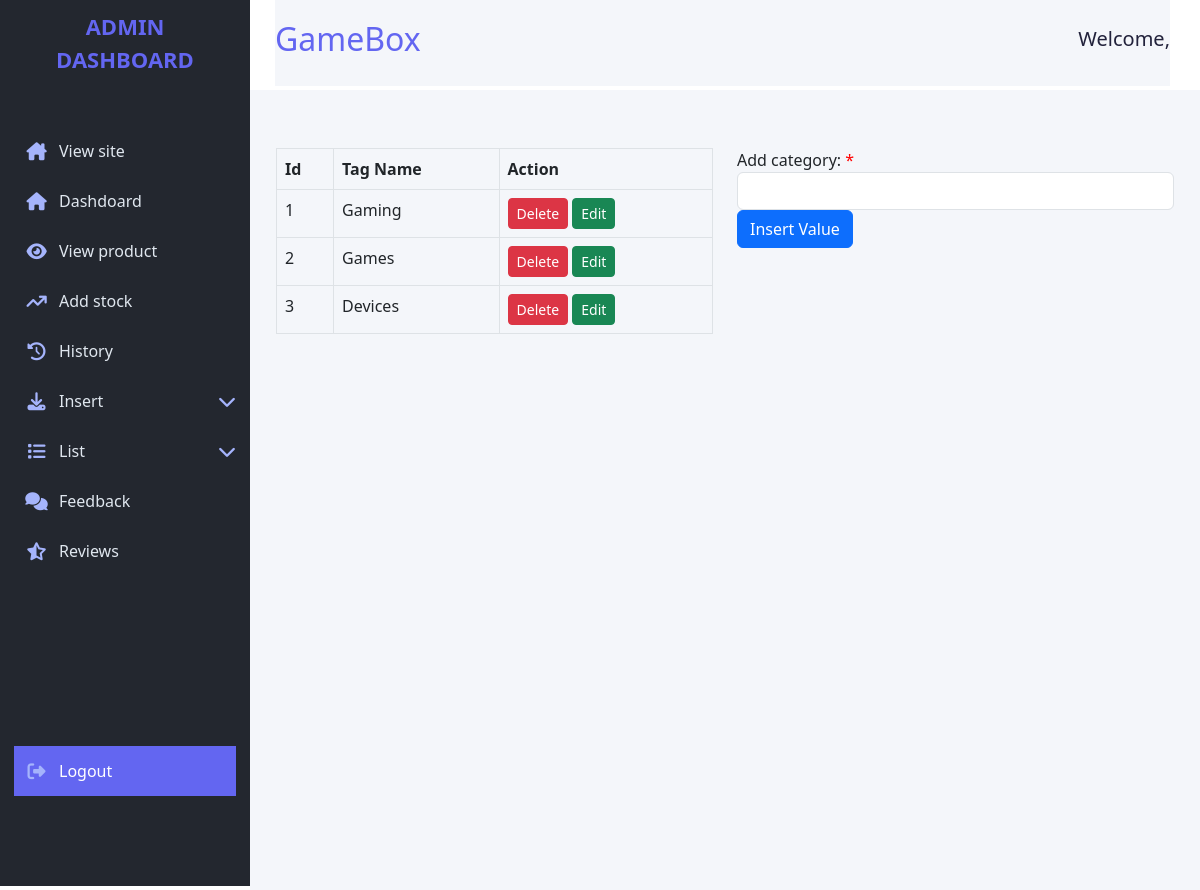
Page /admin_area/index.php?insert_categories (signed in) on the committed database.
### tables this page shows
CREATE TABLE `categories` (
  `id` int(11) NOT NULL,
  `category_name` varchar(100) DEFAULT NULL
);

### admin_area/insert_categories.php (the view, shortened to what this page needs)
<?php
include ('../include/connect_database.php');
?>
<div class="row pt-5">
    <div class="col-6">
        <div>
            <table class="table table-bordered">
                <thead>
                    <th>Id</th>
                    <th>Tag Name</th>
                    <th>Action</th>
                </thead>
                <tbody>
                    <?php
                    $select = "SELECT * FROM  `categories`";
                    $result = mysqli_query($conn, $select);
                    while ($data = mysqli_fetch_array($result)) { ?>
                        <tr>
                            <td><?= $data["id"] ?></td>
                            <td><?= $data["category_name"] ?></td>
                            <td>
                                <form action="" method="post">
                                    <button type="submit" name="delete_category" class="btn btn-danger btn-sm"
                                        onclick="return confirm('Are you sure you want to delete this category?')">Delete</button>
                                    <a class="text-white text-decoration-none btn btn-success btn-sm"
                                        href="index.php?edit_categories=<?php echo $data["id"] ?>">Edit</a>
                                </form>
                            </td>
                        </tr>
                    <?php } ?>
                </tbody>
            </table>
        </div>
    </div>
    <div class="col-6">
        <div>
            <form action="" method="post">
                <div class="form-group">
                    <label for="category">Add category: <span class="required">*</span></label>
                    <input type="text" name="category" class="form-control">
                </div>
                <input type="submit" value="Insert Value" class="btn btn-primary" name="insert_category">
            </form>
        </div>
    </div>
</div>

### admin_area/style.css (style rules this page uses)
:root { --primary-color: #23272f; --secondary-color: #f4f6fa; --third-color: #6366f1; --third-color-hover: #4f46e5; --text-color: #22223b; --sidebar-text: #e0e7ef; --sidebar-icon: #a5b4fc; --default-transition: all 0.3s linear; }
.form-group { position: relative; }
.required { color: red; }

### rows in the picture
categories: id "1", category_name "Gaming"
categories: id "2", category_name "Games"
categories: id "3", category_name "Devices"
